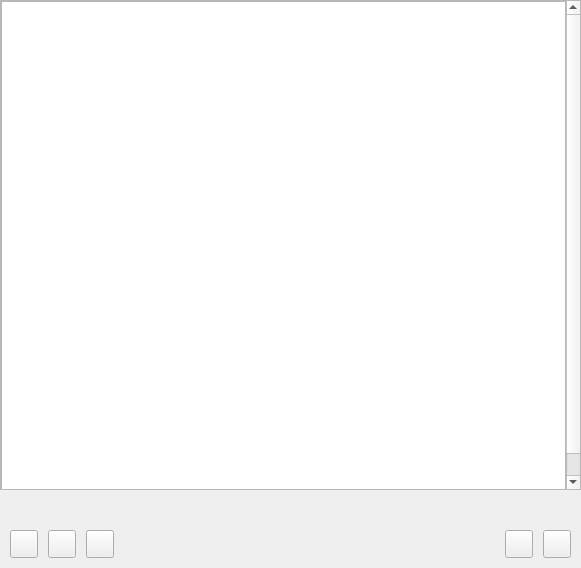
<?xml version="1.0" encoding="UTF-8"?>
<ui version="4.0">
 <class>input_image</class>
 <widget class="QWidget" name="input_image">
  <property name="geometry">
   <rect>
    <x>0</x>
    <y>0</y>
    <width>581</width>
    <height>568</height>
   </rect>
  </property>
  <property name="sizePolicy">
   <sizepolicy hsizetype="Preferred" vsizetype="Preferred">
    <horstretch>0</horstretch>
    <verstretch>0</verstretch>
   </sizepolicy>
  </property>
  <property name="windowTitle">
   <string>Form</string>
  </property>
  <layout class="QGridLayout" name="gridLayout_3">
   <property name="leftMargin">
    <number>0</number>
   </property>
   <property name="topMargin">
    <number>0</number>
   </property>
   <property name="rightMargin">
    <number>0</number>
   </property>
   <property name="bottomMargin">
    <number>0</number>
   </property>
   <property name="spacing">
    <number>0</number>
   </property>
   <item row="0" column="0">
    <widget class="QScrollArea" name="scrollArea">
     <property name="widgetResizable">
      <bool>true</bool>
     </property>
     <widget class="QWidget" name="scrollAreaWidgetContents">
      <property name="geometry">
       <rect>
        <x>0</x>
        <y>0</y>
        <width>565</width>
        <height>512</height>
       </rect>
      </property>
      <layout class="QGridLayout" name="gridLayout_2">
       <property name="leftMargin">
        <number>0</number>
       </property>
       <property name="topMargin">
        <number>0</number>
       </property>
       <property name="rightMargin">
        <number>0</number>
       </property>
       <property name="bottomMargin">
        <number>0</number>
       </property>
       <property name="spacing">
        <number>0</number>
       </property>
       <item row="0" column="0">
        <widget class="QGraphicsView" name="image_container">
         <property name="sizePolicy">
          <sizepolicy hsizetype="Preferred" vsizetype="Preferred">
           <horstretch>0</horstretch>
           <verstretch>0</verstretch>
          </sizepolicy>
         </property>
         <property name="minimumSize">
          <size>
           <width>512</width>
           <height>512</height>
          </size>
         </property>
        </widget>
       </item>
      </layout>
     </widget>
    </widget>
   </item>
   <item row="1" column="0">
    <widget class="QWidget" name="verticalWidget" native="true">
     <layout class="QGridLayout" name="gridLayout">
      <property name="leftMargin">
       <number>10</number>
      </property>
      <property name="topMargin">
       <number>10</number>
      </property>
      <property name="rightMargin">
       <number>10</number>
      </property>
      <property name="bottomMargin">
       <number>10</number>
      </property>
      <property name="spacing">
       <number>10</number>
      </property>
      <item row="0" column="0">
       <widget class="SliderWidget" name="strength_slider_widget" native="true">
        <property name="sizePolicy">
         <sizepolicy hsizetype="Preferred" vsizetype="Minimum">
          <horstretch>0</horstretch>
          <verstretch>0</verstretch>
         </sizepolicy>
        </property>
        <property name="label_text" stdset="0">
         <string>Strength</string>
        </property>
        <property name="slider_maximum" stdset="0">
         <number>100</number>
        </property>
        <property name="current_value" stdset="0">
         <number>0</number>
        </property>
        <property name="spinbox_maximum" stdset="0">
         <double>1.000000000000000</double>
        </property>
        <property name="display_as_float" stdset="0">
         <bool>true</bool>
        </property>
        <property name="spinbox_single_step" stdset="0">
         <double>0.010000000000000</double>
        </property>
        <property name="spinbox_page_step" stdset="0">
         <double>0.100000000000000</double>
        </property>
        <property name="settings_property" stdset="0">
         <string>generator_settings.strength</string>
        </property>
       </widget>
      </item>
      <item row="1" column="0">
       <widget class="SliderWidget" name="mask_blur_slider_widget" native="true">
        <property name="sizePolicy">
         <sizepolicy hsizetype="Preferred" vsizetype="Minimum">
          <horstretch>0</horstretch>
          <verstretch>0</verstretch>
         </sizepolicy>
        </property>
        <property name="label_text" stdset="0">
         <string>Mask Blur</string>
        </property>
        <property name="slider_maximum" stdset="0">
         <number>100</number>
        </property>
        <property name="current_value" stdset="0">
         <number>0</number>
        </property>
        <property name="spinbox_maximum" stdset="0">
         <double>1.000000000000000</double>
        </property>
        <property name="display_as_float" stdset="0">
         <bool>true</bool>
        </property>
        <property name="spinbox_single_step" stdset="0">
         <double>0.010000000000000</double>
        </property>
        <property name="spinbox_page_step" stdset="0">
         <double>0.100000000000000</double>
        </property>
        <property name="settings_property" stdset="0">
         <string>outpaint_settings.mask_blur</string>
        </property>
       </widget>
      </item>
      <item row="2" column="0">
       <widget class="ControlnetSettingsWidget" name="controlnet_settings" native="true"/>
      </item>
     </layout>
    </widget>
   </item>
   <item row="2" column="0">
    <layout class="QHBoxLayout" name="horizontalLayout">
     <property name="spacing">
      <number>10</number>
     </property>
     <property name="leftMargin">
      <number>10</number>
     </property>
     <property name="rightMargin">
      <number>10</number>
     </property>
     <property name="bottomMargin">
      <number>10</number>
     </property>
     <item>
      <widget class="QPushButton" name="link_to_grid_image_button">
       <property name="minimumSize">
        <size>
         <width>28</width>
         <height>28</height>
        </size>
       </property>
       <property name="maximumSize">
        <size>
         <width>28</width>
         <height>28</height>
        </size>
       </property>
       <property name="cursor">
        <cursorShape>PointingHandCursor</cursorShape>
       </property>
       <property name="toolTip">
        <string>Link to Grid image</string>
       </property>
       <property name="text">
        <string/>
       </property>
       <property name="icon">
        <iconset resource="../../../../../../gui/resources/feather.qrc">
         <normaloff>:/light/icons/feather/light/link.svg</normaloff>:/light/icons/feather/light/link.svg</iconset>
       </property>
       <property name="checkable">
        <bool>true</bool>
       </property>
      </widget>
     </item>
     <item>
      <widget class="QPushButton" name="lock_input_image_button">
       <property name="minimumSize">
        <size>
         <width>28</width>
         <height>28</height>
        </size>
       </property>
       <property name="maximumSize">
        <size>
         <width>28</width>
         <height>28</height>
        </size>
       </property>
       <property name="cursor">
        <cursorShape>PointingHandCursor</cursorShape>
       </property>
       <property name="toolTip">
        <string>Lock current input image</string>
       </property>
       <property name="text">
        <string/>
       </property>
       <property name="icon">
        <iconset resource="../../../../../../gui/resources/feather.qrc">
         <normaloff>:/light/icons/feather/light/lock.svg</normaloff>:/light/icons/feather/light/lock.svg</iconset>
       </property>
       <property name="checkable">
        <bool>true</bool>
       </property>
      </widget>
     </item>
     <item>
      <widget class="QPushButton" name="refresh_button">
       <property name="minimumSize">
        <size>
         <width>28</width>
         <height>28</height>
        </size>
       </property>
       <property name="maximumSize">
        <size>
         <width>28</width>
         <height>28</height>
        </size>
       </property>
       <property name="cursor">
        <cursorShape>PointingHandCursor</cursorShape>
       </property>
       <property name="toolTip">
        <string>Refresh from grid image</string>
       </property>
       <property name="text">
        <string/>
       </property>
       <property name="icon">
        <iconset resource="../../../../../../gui/resources/feather.qrc">
         <normaloff>:/light/icons/feather/light/refresh-ccw.svg</normaloff>:/light/icons/feather/light/refresh-ccw.svg</iconset>
       </property>
      </widget>
     </item>
     <item>
      <spacer name="horizontalSpacer">
       <property name="orientation">
        <enum>Qt::Orientation::Horizontal</enum>
       </property>
       <property name="sizeHint" stdset="0">
        <size>
         <width>40</width>
         <height>20</height>
        </size>
       </property>
      </spacer>
     </item>
     <item>
      <widget class="SwitchWidget" name="EnableSwitch" native="true">
       <property name="minimumSize">
        <size>
         <width>45</width>
         <height>20</height>
        </size>
       </property>
       <property name="maximumSize">
        <size>
         <width>45</width>
         <height>20</height>
        </size>
       </property>
      </widget>
     </item>
     <item>
      <widget class="QPushButton" name="import_button">
       <property name="minimumSize">
        <size>
         <width>28</width>
         <height>28</height>
        </size>
       </property>
       <property name="maximumSize">
        <size>
         <width>28</width>
         <height>28</height>
        </size>
       </property>
       <property name="cursor">
        <cursorShape>PointingHandCursor</cursorShape>
       </property>
       <property name="toolTip">
        <string>Import</string>
       </property>
       <property name="text">
        <string/>
       </property>
       <property name="icon">
        <iconset resource="../../../../../../gui/resources/feather.qrc">
         <normaloff>:/light/icons/feather/light/folder.svg</normaloff>:/light/icons/feather/light/folder.svg</iconset>
       </property>
      </widget>
     </item>
     <item>
      <widget class="QPushButton" name="delete_button">
       <property name="minimumSize">
        <size>
         <width>28</width>
         <height>28</height>
        </size>
       </property>
       <property name="maximumSize">
        <size>
         <width>28</width>
         <height>28</height>
        </size>
       </property>
       <property name="cursor">
        <cursorShape>PointingHandCursor</cursorShape>
       </property>
       <property name="toolTip">
        <string>Delete</string>
       </property>
       <property name="text">
        <string/>
       </property>
       <property name="icon">
        <iconset resource="../../../../../../gui/resources/feather.qrc">
         <normaloff>:/light/icons/feather/light/trash-2.svg</normaloff>:/light/icons/feather/light/trash-2.svg</iconset>
       </property>
      </widget>
     </item>
    </layout>
   </item>
  </layout>
 </widget>
 <customwidgets>
  <customwidget>
   <class>SliderWidget</class>
   <extends>QWidget</extends>
   <header>airunner/components/application/gui/widgets/slider/slider_widget</header>
   <container>1</container>
  </customwidget>
  <customwidget>
   <class>ControlnetSettingsWidget</class>
   <extends>QWidget</extends>
   <header>airunner/components/art/gui/widgets/controlnet/controlnet_settings_widget</header>
   <container>1</container>
  </customwidget>
  <customwidget>
   <class>SwitchWidget</class>
   <extends>QWidget</extends>
   <header>airunner/components/application/gui/widgets/switch_widget/switch_widget</header>
   <container>1</container>
  </customwidget>
 </customwidgets>
 <resources>
  <include location="../../../../../../gui/resources/feather.qrc"/>
 </resources>
 <connections/>
 <slots>
  <slot>import_clicked()</slot>
  <slot>delete_clicked()</slot>
  <slot>enabled_toggled(bool)</slot>
  <slot>use_grid_image_as_input_toggled(bool)</slot>
  <slot>lock_input_image(bool)</slot>
  <slot>refresh_input_image_from_grid()</slot>
 </slots>
</ui>
